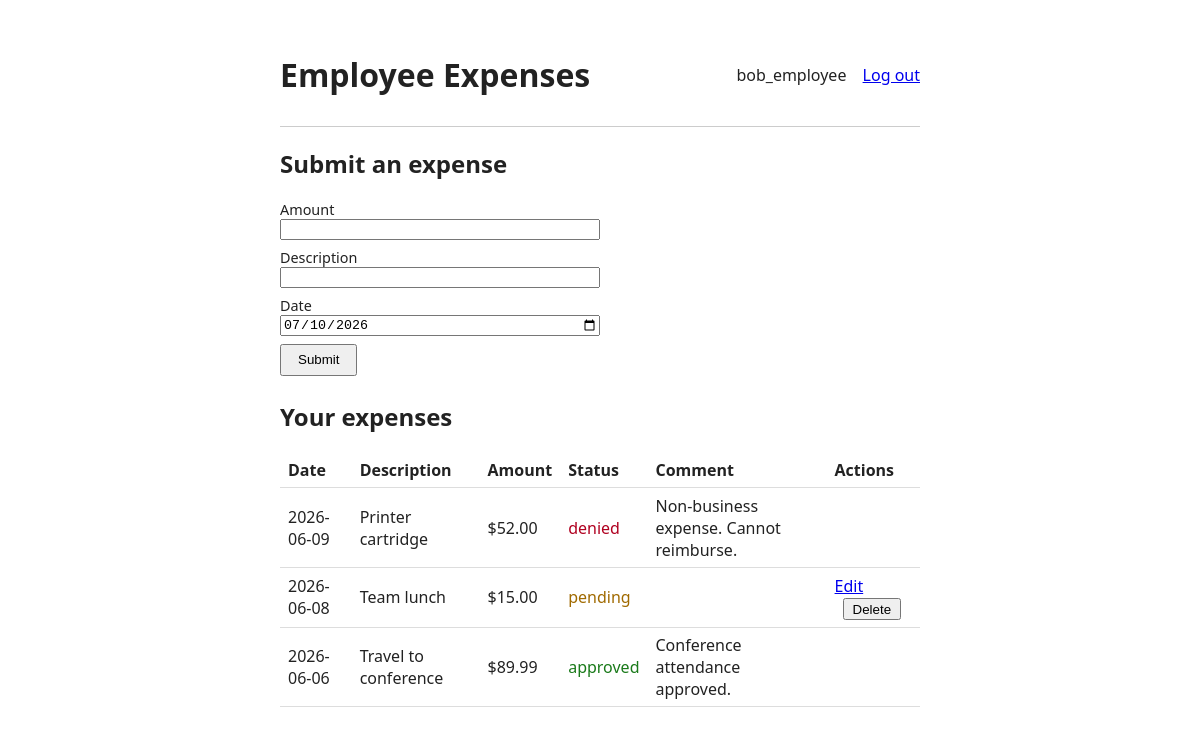
/dashboard (signed in), run on the app's committed database.
### tables this page shows
CREATE TABLE approvals (
    approval_id INTEGER PRIMARY KEY,
    expense_id INTEGER NOT NULL,
    status TEXT NOT NULL,
    reviewer INTEGER,
    comment TEXT,
    review_date TEXT,
    FOREIGN KEY (expense_id) REFERENCES expenses (expense_id)
);

CREATE TABLE expenses (
    expense_id INTEGER PRIMARY KEY,
    user_id INTEGER NOT NULL,
    amount REAL NOT NULL,
    exp_description TEXT NOT NULL,
    date TEXT NOT NULL,
    FOREIGN KEY (user_id) REFERENCES users (user_id)
);

### employee_app/app.py (the view)
@app.route("/dashboard")
@login_required
def dashboard():
    expenses = database.get_employee_expenses(session["user_id"])
    return render_template("dashboard.html", expenses=expenses, today=date.today().isoformat())

### employee_app/auth.py (called while the page is built)
def login_required(view):
    @wraps(view)
    def wrapped_view(*args, **kwargs):
        if "user_id" not in session:
            flash("Please log in to continue.")
            return redirect(url_for("login"))
        return view(*args, **kwargs)
    return wrapped_view

### employee_app/database.py (called while the page is built)
def get_connection():
        try:
                conn = sqlite3.connect(DB_PATH)
                conn.row_factory = sqlite3.Row
                return conn, conn.cursor()
        except sqlite3.Error as error:
                raise RuntimeError(f"Failed to connect to database: {error}") from error

### employee_app/templates/dashboard.html (shortened to what this page needs)
{% extends "base.html" %}
{% block content %}
<section>
    <h2>Submit an expense</h2>
    <form method="post" action="{{ url_for('submit_expense') }}">
        <label>
            Amount
            <input type="number" name="amount" step="0.01" min="0.01" required>
        </label>
        <label>
            Description
            <input type="text" name="description" required>
        </label>
        <label>
            Date
            <input type="date" name="date" value="{{ today }}" required>
        </label>
        <button type="submit">Submit</button>
    </form>
</section>
<section>
    <h2>Your expenses</h2>
    {% if expenses %}
    <table>
        <thead>
            <tr>
                <th>Date</th>
                <th>Description</th>
                <th>Amount</th>
                <th>Status</th>
                <th>Comment</th>
                <th>Actions</th>
            </tr>
        </thead>
        <tbody>
            {% for item in expenses %}
            <tr>
                <td>{{ item.expense.date }}</td>
                <td>{{ item.expense.description }}</td>
                <td>${{ "%.2f"|format(item.expense.amount) }}</td>
                <td class="status status-{{ item.status }}">{{ item.status }}</td>
                <td>{{ item.comment or "" }}</td>
                <td>
                    {% if item.status == "pending" %}
                    <a href="{{ url_for('edit_expense', expense_id=item.expense.expense_id) }}">Edit</a>
                    <form method="post" action="{{ url_for('delete_expense', expense_id=item.expense.expense_id) }}"
                          onsubmit="return confirm('Delete this expense?');" class="inline-form">
                        <button type="submit">Delete</button>
                    </form>
                    {% endif %}
                </td>
            </tr>
            {% endfor %}
        </tbody>
    </table>
    {% else %}
    <p>No expenses submitted yet.</p>
    {% endif %}
</section>
{% endblock %}

### employee_app/static/style.css (style rules this page uses)
body { font-family: system-ui, sans-serif; max-width: 40rem; margin: 2rem auto; padding: 0 1rem; color: #222; }
form { display: flex; flex-direction: column; gap: 0.5rem; max-width: 20rem; margin-bottom: 1.5rem; }
label { display: flex; flex-direction: column; font-size: 0.9rem; }
button { align-self: flex-start; padding: 0.4rem 1rem; }
table { width: 100%; border-collapse: collapse; }
th, td { text-align: left; padding: 0.4rem 0.5rem; border-bottom: 1px solid #ddd; }
td .inline-form { display: inline; margin-left: 0.5rem; }
td .inline-form button { padding: 0.1rem 0.5rem; }
.status-pending { color: #a06a00; }
.status-approved { color: #1a7a1a; }
.status-denied { color: #b00020; }

### data on the page
approvals: expense "2026-06-09", expense.description "Printer cartridge", status "denied", comment "Non-business expense. Cannot reimburse."
expenses: expense.amount "52.00"
approvals: expense "2026-06-08", expense.description "Team lunch", status "pending"
expenses: expense.amount "15.00"
approvals: expense "2026-06-06", expense.description "Travel to conference", status "approved", comment "Conference attendance approved."
expenses: expense.amount "89.99"

### other printed values
{{ session.get('username') }} "bob_employee"
